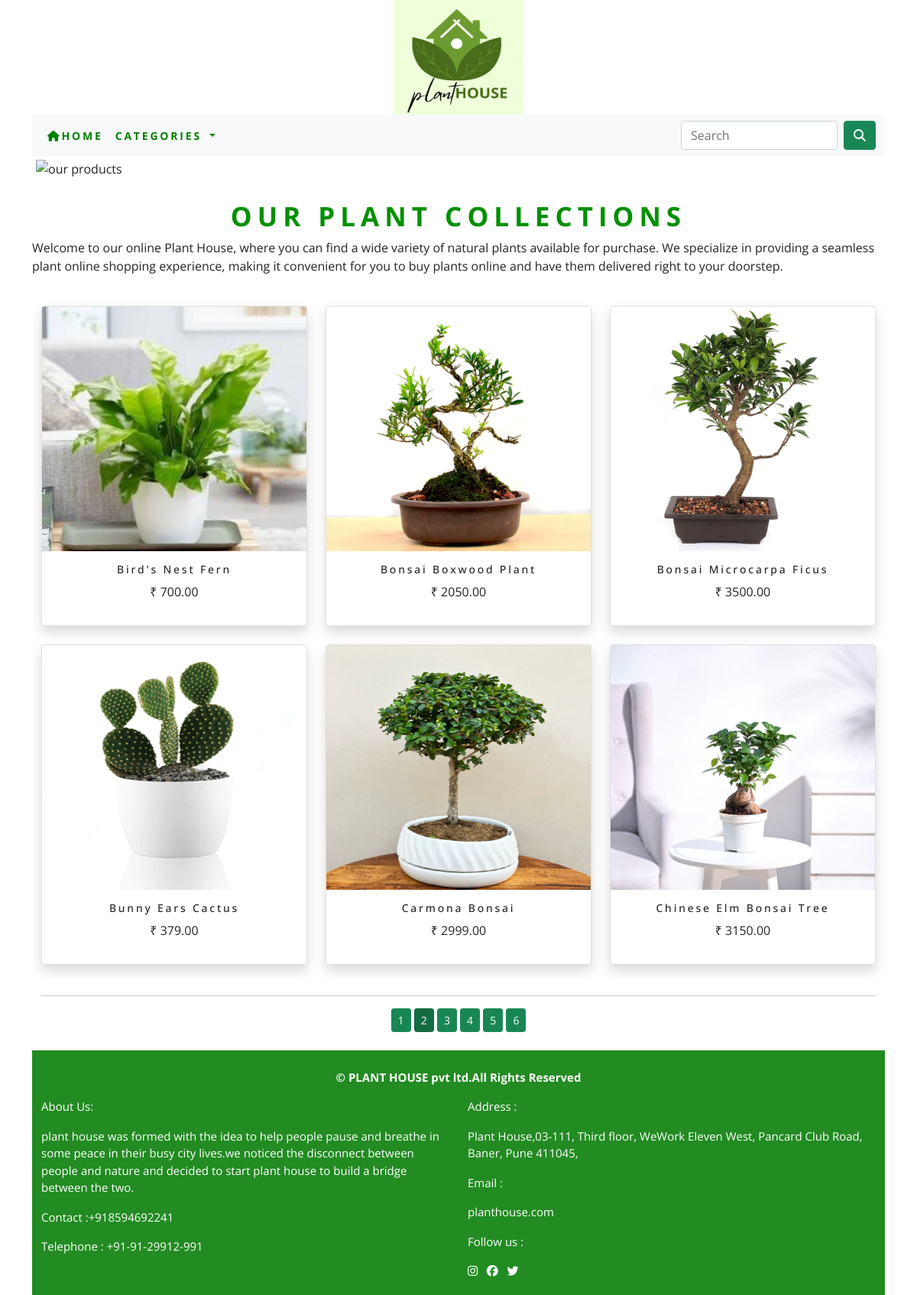
Screenshot of /shop/?page=2 with the database file from the repository.
### shop/models.py (models this page shows, shortened)
class Product(models.Model):
    name=models.CharField(max_length=250,unique=True)
    slug=models.SlugField(max_length=250,unique=True)
    description=models.TextField(blank=True)
    price=models.DecimalField(max_digits=10,decimal_places=2)
    category=models.ForeignKey(Category,on_delete=models.CASCADE)
    image=models.ImageField(upload_to='product',blank=True)
    stock=models.IntegerField()
    available=models.BooleanField(default=True)
    created=models.DateTimeField(auto_now_add=True)
    updated=models.DateTimeField(auto_now_add=True)
    def get_url(self):
        return reverse('shop:proCatdetail',args=[self.category.slug,self.slug])
    class Meta:
        ordering=('name',)
        verbose_name='product'
        verbose_name_plural='products'

### shop/views.py (the view)
# urls.py: path('',views.allProdCat,name='allProdCat'),
def allProdCat(request,c_slug=None):
    c_page=None
    product_list=None
    if c_slug!=None:
        c_page=get_object_or_404(Category,slug=c_slug)
        product_list=Product.objects.all().filter(category=c_page,available=True)
    else:
        product_list = Product.objects.all().filter(available=True)
    paginator=Paginator(product_list,6)
    try:
        page=int(request.GET.get('page','1'))
    except:
        page=1
    try:
        products=paginator.page(page)
    except (EmptyPage,InvalidPage):
        products=paginator.page(paginator.num_pages)
    return render(request,"category.html",{'category':c_page,'products':products})

### cart/context_processors.py (called while the page is built)
def counter(request):
    item_count=0
    if 'admin' in request.path:
        return {}
    else:
        try:
            cart=Cart.objects.filter(cart_id=cart_id(request))
            car_items=CartItem.objects.all().filter(cart=cart[:1])
            for cart_item in car_items:
                item_count += cart_item.quantity
        except Cart.DoesNotExist:
            item_count=0
    return dict(item_count=item_count)

### cart/views.py (called while the page is built)
def cart_id(request):
    cart=request.session.session_key
    if not cart:
        cart=request.session.create()
    return cart

### shop/context_processors.py (called while the page is built)
def menu_links(request):
    links=Category.objects.all()
    return dict(links=links)

### shop/models.py (called while the page is built)
    def get_url(self):
        return reverse('shop:products_by_category',args=[self.slug])

### template/category.html (shortened to what this page needs)
{% extends 'base.html' %}
{% load static %}
{% block body %}
<div class="mx_auto">
{% if category %}
   <h1 class="text-center my_title">
      <strong>{{category.name}}</strong>
    </h1><br>
<img  src="{{category.image.url}}" alt="{{category.name}}" height="450" width="100%">
</div>
<br>
<div>
    <p class="text-justify">{{category.description}}</p>
</div>
<h1 style="font-size:28px;text-transform:uppercase;letter-spacing:.2em;padding-top:15px;padding-bottom:10px;color:forestgreen;" class="text-center"><strong>OUR {{category.name}} COLLECTIONS</strong></h1>
<BR>
{% else %}
<div>
<img class="my_image my_image_padding" src="{% static 'img/b3.png' %}" alt="our products" height="490" width="1400">
</div>
<br>
<div>
    <h1 class="text-center my_title">
        <b>Our Plant Collections</b>
    </h1>
    <p class="text-justify my_p">Welcome to our online Plant House, where you can find a wide variety of natural plants available for purchase. We specialize in providing a seamless plant online shopping experience, making it convenient for you to buy plants online and have them delivered right to your doorstep. </p>
</div><br>
{% endif %}
<div class="container">
    <div class="row mx_auto">
        {% for product in products.object_list %}
        <div class="my_bottom_margin col-9 col-sm-12 col-md-4  xol-lg-4">
            <div class="shadow card text-center" style="min-width:18rem;">
                <a href="{{product.get_url}}" ><img style="height:20rem;" class="card-img-top my_image" src="{{product.image.url}}" alt="{{product.name}}"> </a>
                <div class="card-body">
                    <h4>{{product.name}}</h4>
                    <p>₹ {{product.price}}</p>
                 </div>
            </div><br>
        </div>
        {% endfor %}
    </div>
    <div class="mx_auto">
        {% if products.paginator.num_pages > 1 %}
        <hr>
        <div class="text-center">
            {% for pg in products.paginator.page_range %}
            <a href="?page={{pg}}" class="btn btn-success btn-sm {% if products.number == pg %} active {% endif %}">{{pg}}</a>
            {% endfor %}
        </div>
        {% endif %}
    </div><br>
</div>
{% endblock %}

### static/css/custom.css (style rules this page uses)
body { font-family: 'Lato', sans-serif; font-family: 'Nunito Sans', sans-serif; font-family: 'Open Sans', sans-serif; }
.my_p { font-family: 'Lato', sans-serif; font-family: 'Nunito Sans', sans-serif; font-family: 'Open Sans', sans-serif; }
.my_image { width:100%; }
.my_title { font-size:35px; text-transform:uppercase; letter-spacing:.2em; color:#009000; }
.my_image_padding { padding:5px; }
.my_bottom_margin { margin-bootom:10px; }
.card-body h4 { font-size:14px; text transform:uppercase; letter-spacing:.2em }

### rows the page displays
Product: image (picture), name "Bird's Nest Fern", price "700.00"
Product: image (picture), name "Bonsai Boxwood Plant", price "2050.00"
Product: image (picture), name "Bonsai Microcarpa Ficus", price "3500.00"
Product: image (picture), name "Bunny Ears Cactus", price "379.00"
Product: image (picture), name "Carmona Bonsai", price "2999.00"
Product: image (picture), name "Chinese Elm Bonsai Tree", price "3150.00"

### other values shown
{{ pg }} "1" "2" "3" "4" "5" "6"
